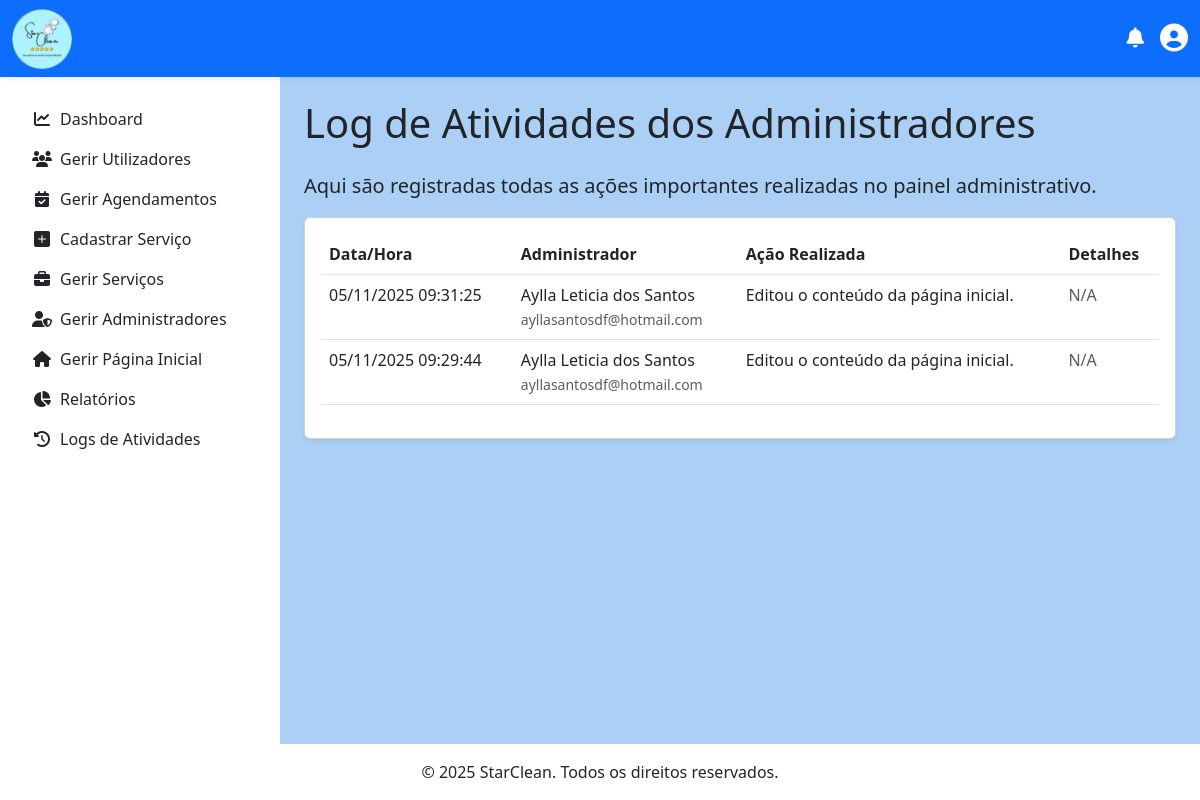
The page /admin/visualizar_logs.php (signed in) on the database as committed earlier.
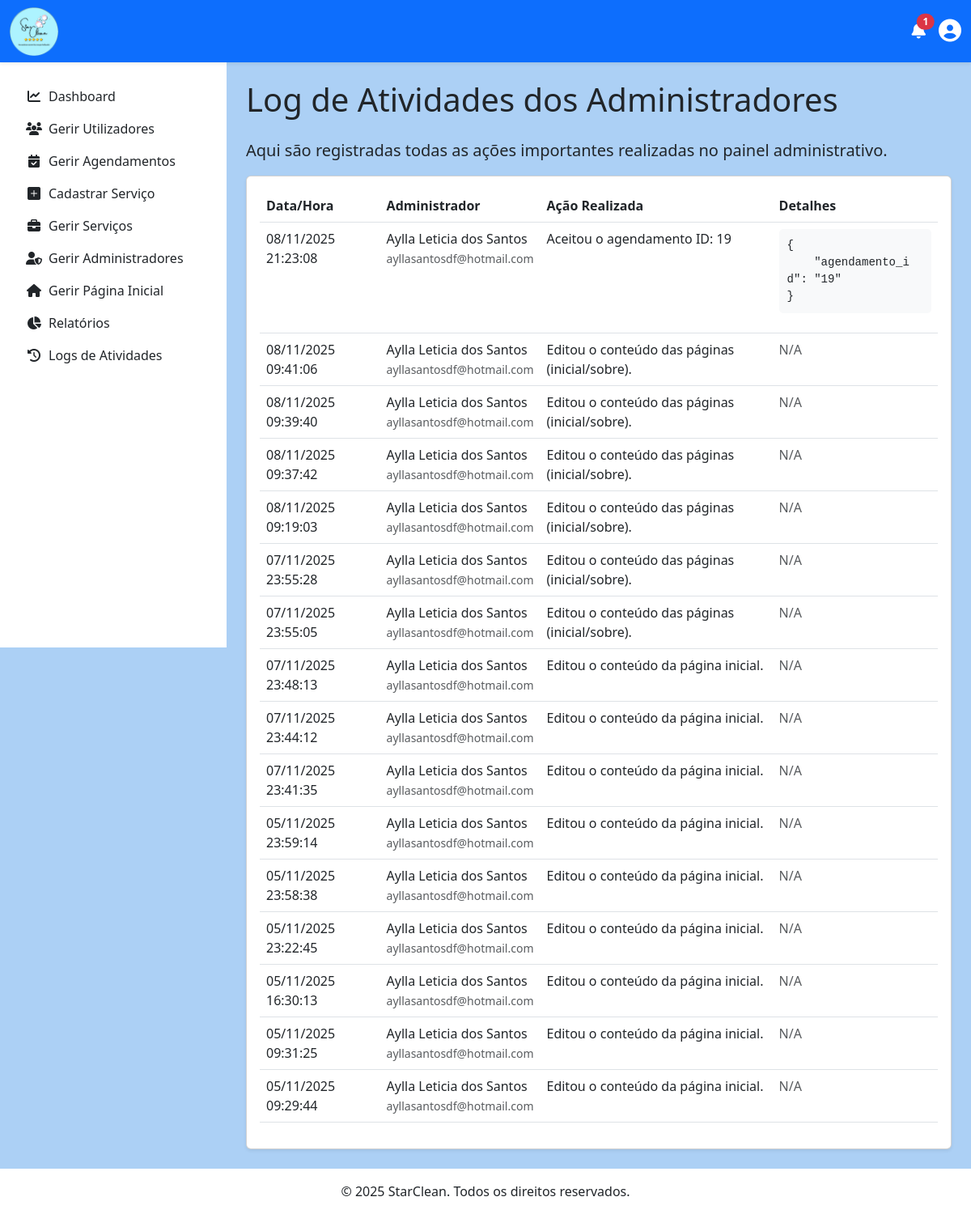
The same page on the database as committed later.
### tables this page shows
CREATE TABLE `log_atividades` (
  `id` int(11) NOT NULL,
  `admin_id` int(11) NOT NULL,
  `acao` varchar(255) NOT NULL,
  `detalhes` text DEFAULT NULL,
  `data_ocorrencia` timestamp NOT NULL DEFAULT current_timestamp()
);

CREATE TABLE `administrador` (
  `id` int(11) NOT NULL,
  `nome` varchar(45) NOT NULL,
  `sobrenome` varchar(45) NOT NULL,
  `email` varchar(150) NOT NULL,
  `password` varchar(255) NOT NULL,
  `tipo` enum('adminmaster','adminusuario','adminmoderador') NOT NULL DEFAULT 'adminmaster',
  `receber_notificacoes_email` tinyint(1) NOT NULL DEFAULT 1,
  `criado_em` timestamp NOT NULL DEFAULT current_timestamp(),
  `atualizado_em` timestamp NOT NULL DEFAULT current_timestamp() ON UPDATE current_timestamp()
);

### admin/visualizar_logs.php (the view, shortened to what the changed rows need)
<?php
$logs = [];
try {
    $pdo = obterConexaoPDO();
    $stmt = $pdo->query(
        "SELECT l.id, l.acao, l.detalhes, l.data_ocorrencia, a.nome as admin_nome, a.email as admin_email
         FROM log_atividades l
         JOIN administrador a ON l.admin_id = a.id
         ORDER BY l.data_ocorrencia DESC"
    );
    $logs = $stmt->fetchAll(PDO::FETCH_ASSOC);
} catch (PDOException $e) {
    $mensagem_erro = "Erro ao carregar os logs de atividades.";
    error_log($e->getMessage());
}
include '../includes/header.php';
include '../includes/navbar_logged_in.php';
?>
<main class="d-flex">
    <div class="container-fluid p-4 flex-grow-1">
        <h1 class="mb-4">Log de Atividades dos Administradores</h1>
        <div class="card shadow-sm">
            <div class="card-body">
                <div class="table-responsive">
                    <table class="table table-hover">
                        <thead>
                            <tr>
                                <th>Data/Hora</th>
                                <th>Administrador</th>
                                <th>Ação Realizada</th>
                                <th>Detalhes</th>
                            </tr>
                        </thead>
                        <tbody>
                            <?php if (empty($logs)): ?>
                                <tr><td colspan="4" class="text-center">Nenhuma atividade registrada.</td></tr>
                            <?php else: ?>
                                <?php foreach ($logs as $log): ?>
                                    <tr>
                                        <td><?= date('d/m/Y H:i:s', strtotime($log['data_ocorrencia'])) ?></td>
                                        <td><?= htmlspecialchars($log['admin_nome']) ?><br><small class="text-muted"><?= htmlspecialchars($log['admin_email']) ?></small></td>
                                        <td><?= htmlspecialchars($log['acao']) ?></td>
                                        <td>
                                            <?php if (!empty($log['detalhes'])): ?>
                                                <pre style="white-space: pre-wrap; word-break: break-all; background-color: #f8f9fa; padding: 10px; border-radius: 5px;"><?= htmlspecialchars(json_encode(json_decode($log['detalhes']), JSON_PRETTY_PRINT | JSON_UNESCAPED_UNICODE)) ?></pre>
                                            <?php else: ?>
                                                <span class="text-muted">N/A</span>
                                            <?php endif; ?>
                                        </td>
                                    </tr>
                                <?php endforeach; ?>
                            <?php endif; ?>
                        </tbody>
                    </table>
                </div>
            </div>
        </div>
    </div>
</main>
<?php include '../includes/footer.php'; ?>

### includes/navbar_logged_in.php (shortened to what the changed rows need)
<?php
if (isset($_SESSION['usuario_id'])) {
    $id_usuario = $_SESSION['usuario_id'];
    $tipo_usuario = $_SESSION['usuario_tipo'];
    $pdo = obterConexaoPDO();
    $notifications = [];
    try {
        if ($tipo_usuario === 'prestador') {
            $link_destino = BASE_URL . '/prestador/gerir_agendamentos.php';
            $stmt = $pdo->prepare("SELECT a.data as data, c.nome AS nome_cliente FROM Agendamento a JOIN Cliente c ON a.Cliente_id = c.id WHERE a.Prestador_id = ? AND a.status = 'pendente' AND a.notificacao_prestador_lida = FALSE ORDER BY a.data DESC LIMIT 5");
            $stmt->execute([$id_usuario]);
            $notifications = $stmt->fetchAll(PDO::FETCH_ASSOC);
        } elseif ($tipo_usuario === 'admin') {
            $stmt = $pdo->prepare(
                "SELECT a.data, s.titulo, s.preco, p.nome AS nome_prestador
                 FROM Agendamento a
                 JOIN Servico s ON a.Servico_id = s.id
                 JOIN Prestador p ON a.Prestador_id = p.id
                 WHERE a.status = 'realizado' AND a.notificacao_admin_lida = FALSE ORDER BY a.data DESC LIMIT 5"
            );
            $stmt->execute();
            $notifications = $stmt->fetchAll(PDO::FETCH_ASSOC);
        }
    } catch (PDOException $e) {
        error_log("Erro ao buscar notificações: " . $e->getMessage());
    }
}
?>
<nav class="navbar navbar-expand-lg navbar-light bg-primary shadow-sm fixed-top">
    <div class="container-fluid">
        <div class="d-flex align-items-center">
            <div class="dropdown me-3">
                <a href="#" class="nav-link" id="notificationDropdown" role="button" data-bs-toggle="dropdown" aria-expanded="false">
                    <i class="fas fa-bell fs-5 text-white"></i>
                    <?php if (!empty($notifications)): ?>
                        <span class="badge bg-danger rounded-pill position-absolute top-0 start-100 translate-middle">
                            <?= count($notifications) ?>
                        </span>
                    <?php endif; ?>
                </a>
            </div>
        </div>
    </div>
</nav>

Rows that differ between the two databases and show on the page:
added log_atividades: data_ocorrencia "08/11/2025 21:23:08", admin.nome "Aylla Leticia dos Santos", admin.email "ayllasantosdf@hotmail.com", acao "Aceitou o agendamento ID: 19", detalhes "{ \"agendamento_id\": \"19\" }"
added log_atividades: data_ocorrencia "08/11/2025 09:41:06", admin.nome "Aylla Leticia dos Santos", admin.email "ayllasantosdf@hotmail.com", acao "Editou o conteúdo das páginas (inicial/sobre).", shows "N/A"
added log_atividades: data_ocorrencia "08/11/2025 09:39:40", admin.nome "Aylla Leticia dos Santos", admin.email "ayllasantosdf@hotmail.com", acao "Editou o conteúdo das páginas (inicial/sobre).", shows "N/A"
added log_atividades: data_ocorrencia "08/11/2025 09:37:42", admin.nome "Aylla Leticia dos Santos", admin.email "ayllasantosdf@hotmail.com", acao "Editou o conteúdo das páginas (inicial/sobre).", shows "N/A"
added log_atividades: data_ocorrencia "08/11/2025 09:19:03", admin.nome "Aylla Leticia dos Santos", admin.email "ayllasantosdf@hotmail.com", acao "Editou o conteúdo das páginas (inicial/sobre).", shows "N/A"
added log_atividades: data_ocorrencia "07/11/2025 23:55:28", admin.nome "Aylla Leticia dos Santos", admin.email "ayllasantosdf@hotmail.com", acao "Editou o conteúdo das páginas (inicial/sobre).", shows "N/A"
added log_atividades: data_ocorrencia "07/11/2025 23:55:05", admin.nome "Aylla Leticia dos Santos", admin.email "ayllasantosdf@hotmail.com", acao "Editou o conteúdo das páginas (inicial/sobre).", shows "N/A"
added log_atividades: data_ocorrencia "07/11/2025 23:48:13", admin.nome "Aylla Leticia dos Santos", admin.email "ayllasantosdf@hotmail.com", acao "Editou o conteúdo da página inicial.", shows "N/A"
added log_atividades: data_ocorrencia "07/11/2025 23:44:12", admin.nome "Aylla Leticia dos Santos", admin.email "ayllasantosdf@hotmail.com", acao "Editou o conteúdo da página inicial.", shows "N/A"
added log_atividades: data_ocorrencia "07/11/2025 23:41:35", admin.nome "Aylla Leticia dos Santos", admin.email "ayllasantosdf@hotmail.com", acao "Editou o conteúdo da página inicial.", shows "N/A"
added log_atividades: data_ocorrencia "05/11/2025 23:59:14", admin.nome "Aylla Leticia dos Santos", admin.email "ayllasantosdf@hotmail.com", acao "Editou o conteúdo da página inicial.", shows "N/A"
added log_atividades: data_ocorrencia "05/11/2025 23:58:38", admin.nome "Aylla Leticia dos Santos", admin.email "ayllasantosdf@hotmail.com", acao "Editou o conteúdo da página inicial.", shows "N/A"
added log_atividades: data_ocorrencia "05/11/2025 23:22:45", admin.nome "Aylla Leticia dos Santos", admin.email "ayllasantosdf@hotmail.com", acao "Editou o conteúdo da página inicial.", shows "N/A"
added log_atividades: data_ocorrencia "05/11/2025 16:30:13", admin.nome "Aylla Leticia dos Santos", admin.email "ayllasantosdf@hotmail.com", acao "Editou o conteúdo da página inicial.", shows "N/A"
Other text that changed with them:
count($notifications): (not shown) → "1"
